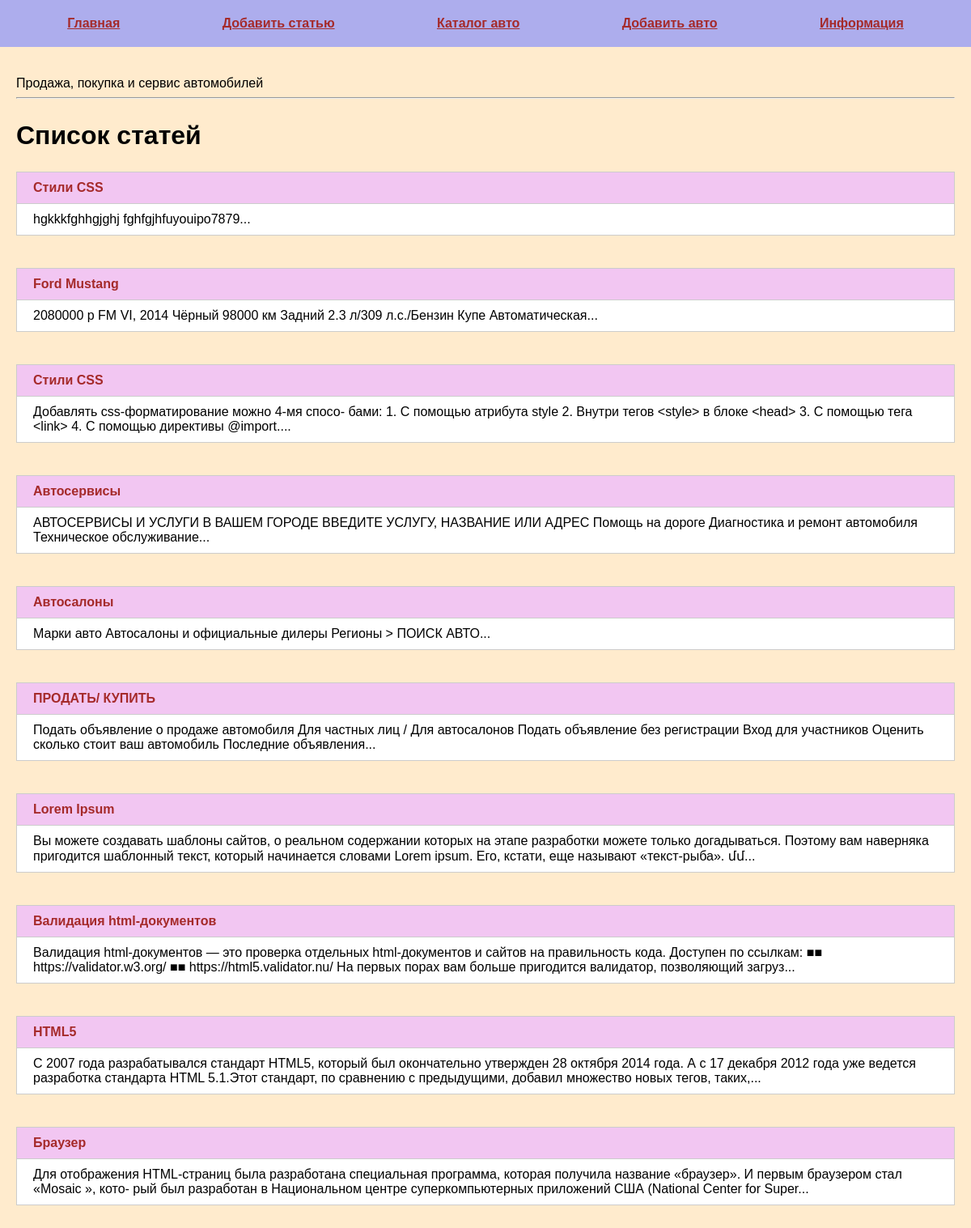
Before: / with the older database file.
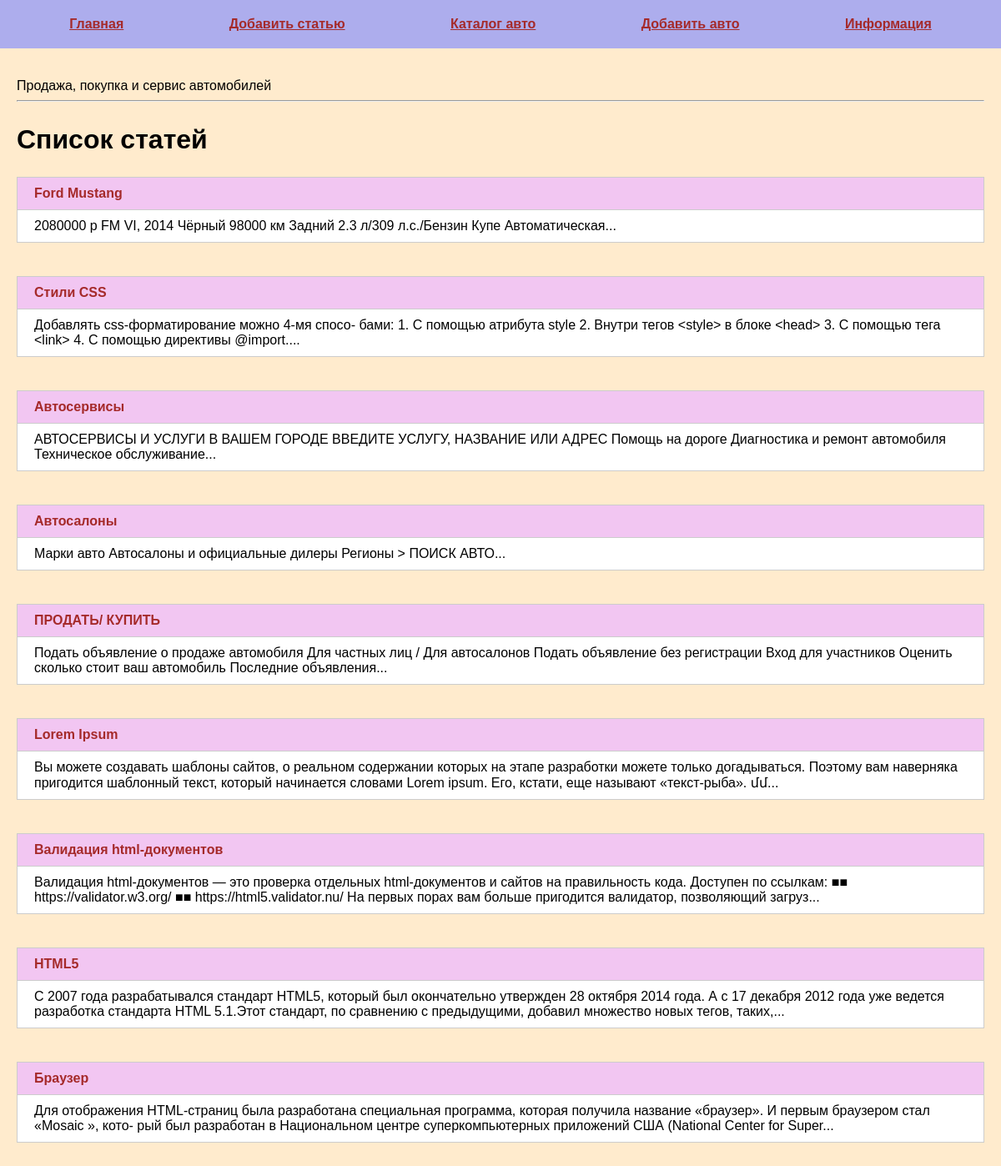
After: the same page with the newer database file.
### tables this page shows
CREATE TABLE mainmenu(
id INTEGER PRIMARY KEY AUTOINCREMENT,
title TEXT NOT NULL,
url TEXT NOT NULL
);

CREATE TABLE posts(
id INTEGER PRIMARY KEY AUTOINCREMENT,
title TEXT NOT NULL,
text TEXT NOT NULL,
url TEXT NOT NULL,
time INTEGER NOT NULL
);

### run_sait.py (the view)
@app.route("/index")
@app.route("/")
def index():
    db = get_db()
    dbase = FDataBase(db)                                                 # dbase - экзэмпляр класса FDataBase
    return render_template("/index.html", title="Продажа, покупка и сервис автомобилей", menu=dbase.get_menu(),
                           posts=dbase.get_posts_anonce())

### FDataBase.py (called while the page is built)
    def get_menu(self):
        sql = "SELECT * FROM mainmenu"
        try:
            self.__cur.execute(sql)
            res = self.__cur.fetchall()
            if res:
                return res
        except IOError:
            print("Ошибка чтения из БД")
        return []

    def get_posts_anonce(self):
        try:
            self.__cur.execute("SELECT id, title, text, url FROM posts ORDER BY time DESC")
            res = self.__cur.fetchall()
            if res:
                return res
        except sqlite3.Error as e:
            print("Ошибка добавления статьи в БД" + str(e))
        return []

### run_sait.py (called while the page is built)
def connect_db():
    con = sqlite3.connect(app.config['DATABASE'])
    con.row_factory = sqlite3.Row
    return con

def get_db():                       # возвращает активное соединение с БД
    if not hasattr(g, 'link_db'):   # link_db - переменная из g,стандартная запись- проверка на наличие аттрибутов
        g.link_db = connect_db()
    return g.link_db

### templates/index.html (shortened to what this page needs)
{% extends 'base.html' %}
{% block content %}
{{ super() }}
<hr>
<h2>Список статей</h2>
<ul>
    {% for p in posts %}
    <li>
        <p class="title">
            <a href="{{ url_for('show_post', alias=p.url) }}">{{p.title}}</a>
        </p>
        <div class="annonce">{{p.text[:250]}}...</div>
    </li>
    {% endfor %}
</ul>
{% endblock %}

### templates/base.html (shortened to what this page needs)
<!DOCTYPE html>
<html lang="en">
<head>
    <link rel="stylesheet"  href="{{ url_for('static', filename='css/style.css')}}">
</head>
<body>
{% block content %}
    <ul class="menu">
        {% for m in menu %}
        <li>
            <a href="{{ m.url }}">{{ m.title }}</a>
        </li>
        {% endfor %}
    </ul>
<div class="container">
    <div class="content">
        {{ title }}
    </div>
{% endblock %}
</div>
</body>
</html>

Changed rows visible on the page:
removed posts: title "Стили CSS", text "hgkkkfghhgjghj fghfgjhfuyouipo7879"
